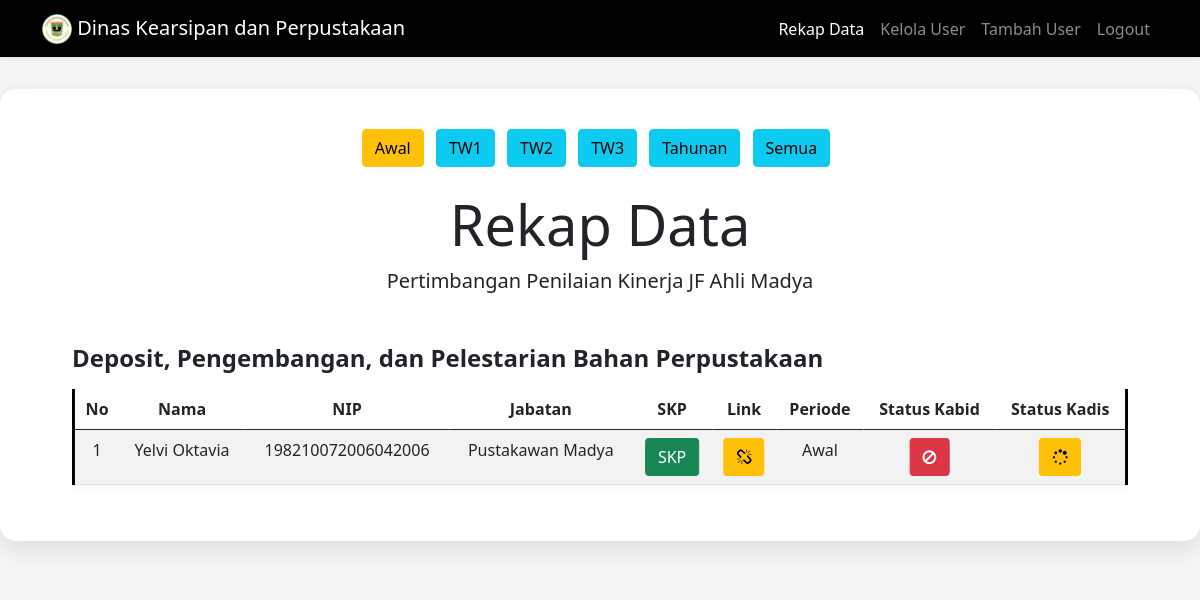
The page /admin.php?periode=awal (signed in) on the database as committed earlier.
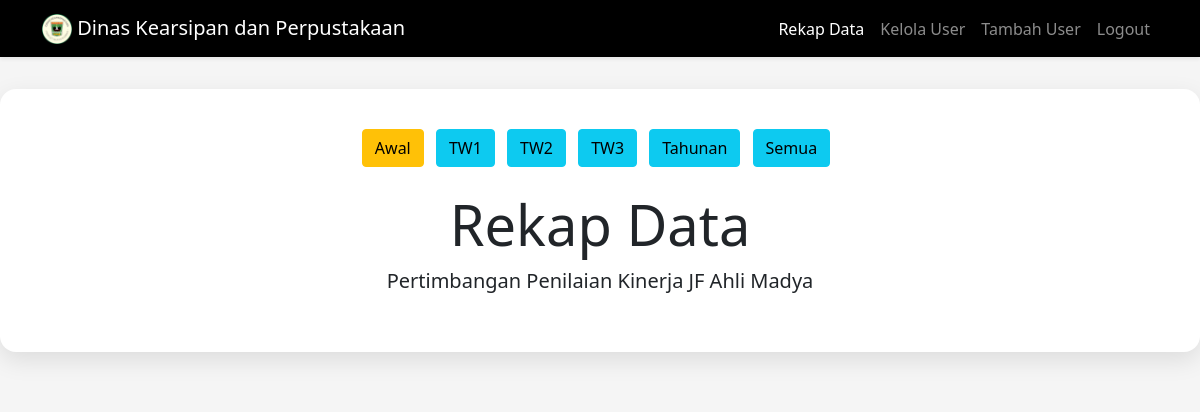
The same page on the database as committed later.
### tables this page shows
CREATE TABLE `data` (
  `Nomor` int(100) NOT NULL,
  `Nama` varchar(100) NOT NULL,
  `NIP` bigint(100) NOT NULL,
  `Jabatan` varchar(100) NOT NULL,
  `Bidang` varchar(100) NOT NULL,
  `Kabid` varchar(100) NOT NULL,
  `SKP` varchar(300) NOT NULL,
  `Link` varchar(300) NOT NULL,
  `Periode` enum('Awal','TW1','TW2','TW3','Tahunan') NOT NULL,
  `status` enum('pending','disetujui','revisi') DEFAULT NULL,
  `statuss` enum('pending','disetujui','revisi') NOT NULL,
  `komentar` text NOT NULL,
  `tanggal` datetime DEFAULT current_timestamp()
);

### admin.php (the view, shortened to what the changed rows need)
<!DOCTYPE html>
<html lang="en">
<head>
  <link href="https://cdn.jsdelivr.net/npm/bootstrap@5.0.2/dist/css/bootstrap.min.css" rel="stylesheet" />
  <link rel="stylesheet" href="https://stackpath.bootstrapcdn.com/font-awesome/4.7.0/css/font-awesome.min.css">
  <link rel="stylesheet" href="style.css" />
</head>
<body style="background-color: whitesmoke">
  <section class="jumbotron text-center">
    <div class="card-custom mx-auto" style="max-width: 1500px;">
      <h1 class="display-4">Rekap Data</h1>
      <div style="padding: 0 2rem;">
        <?php
        include "koneksi.php";
        $periodeFilter = $_GET['periode'] ?? '';
        if ($periodeFilter != '') {
            $query_mysqli = mysqli_query($connect,"SELECT * FROM data WHERE LOWER(Periode) = '$periodeFilter' ORDER BY Kabid") or die(mysqli_error($connect));
        } else {
            $query_mysqli = mysqli_query($connect,"SELECT * FROM data ORDER BY Kabid") or die(mysqli_error($connect));
        }
        $kelompok_kabid = [];
        while ($row = mysqli_fetch_assoc($query_mysqli)) {
            $kelompok_kabid[$row['Bidang']][] = $row;
        }
        foreach ($kelompok_kabid as $kabid => $list_pegawai) {
          echo "<h4 class='mt-5 mb-3 text-start'><b>$kabid</b></h4>";
          echo "<div class='table-responsive'>";
          echo "<table class='table table-hover table-striped'>";
          echo "<thead>
                  <tr class='text-center'>
                    <th>No</th>
                    <th>Nama</th>
                    <th>NIP</th>
                    <th>Jabatan</th>
                    <th>SKP</th>
                    <th>Link</th>
                    <th>Periode</th>
                    <th>Status Kabid</th>
                    <th>Status Kadis</th>
                  </tr>
                </thead>
                <tbody>";
          $Nomor = 1;
          foreach ($list_pegawai as $pegawai) {
            echo "<tr class='text-center'>";
            echo "<td>{$Nomor}</td>";
            echo "<td>{$pegawai['Nama']}</td>";
            echo "<td>{$pegawai['NIP']}</td>";
            echo "<td>{$pegawai['Jabatan']}</td>";
            echo "<td><a class='btn btn-success' href='{$pegawai['SKP']}' target='_blank'>SKP</a></td>";
            $Periode = strtolower($pegawai['Periode']);
            if ($Periode === 'awal') {
                echo "<td><a class='btn btn-warning' href='#'><i class='fa fa-chain-broken'></i></a></td>";
            } else {
                echo "<td><a class='btn btn-success' href='{$pegawai['Link']}' target='_blank'>Link</a></td>";
            }
            echo "<td>{$pegawai['Periode']}</td>";
            $status = strtolower($pegawai['status']);
            if ($status === 'disetujui') {
                echo "<td><a class='btn btn-success' href='surat.php?Nomor={$pegawai['Nomor']}' target='_blank'><i class='fa fa-print'></i></a></td>";
            } elseif ($status === 'revisi') {
                echo "<td><a class='btn btn-danger' href='#'><i class='fa fa-ban'></i></a></td>";
            } else {
                echo "<td><a class='btn btn-warning' href='#'><i class='fa fa-spinner'></i></a></td>";
            }
            $statuss = strtolower($pegawai['statuss']);
            if ($statuss === 'disetujui') {
                echo "<td><a class='btn btn-success' href='surat.php?Nomor={$pegawai['Nomor']}' target='_blank'><i class='fa fa-print'></i></a></td>";
            } elseif ($statuss === 'revisi') {
                echo "<td><a class='btn btn-danger' href='#'><i class='fa fa-ban'></i></a></td>";
            } else {
                echo "<td><a class='btn btn-warning' href='#'><i class='fa fa-spinner'></i></a></td>";
            }
            echo "</tr>";
            $Nomor++;
          }
          echo "</tbody></table></div>";
        }
        ?>
      </div>
    </div>
  </section>
</body>
</html>

Rows that differ between the two databases and show on the page:
removed data: Nama "Yelvi Oktavia", NIP "198210072006042006", Jabatan "Pustakawan Madya", Periode "Awal", status "revisi" (drawn)
Other text that changed with them:
list line gone: "Deposit, Pengembangan, dan Pelestarian Bahan Perpustakaan No Nama NIP Jabatan SKP Link Periode Status Kabid Status Kadis"
